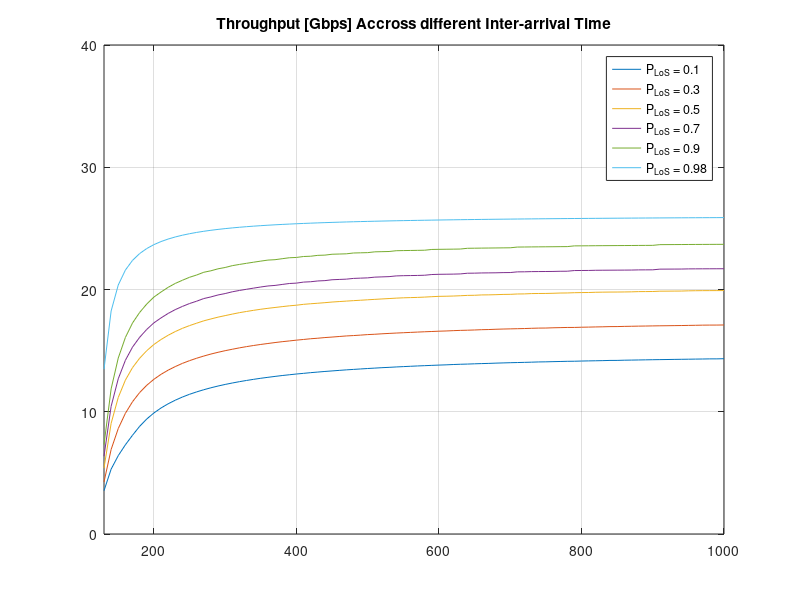

Write the MATLAB code that produced this figure.
clc(); close("all"); clear();

c = 3e8; % speed of light

% Parameters
d = 9.5 : 18; % radius of room -> 18 meters

controlPacketSize = 25 * 8; % bits
dataPacketSize    = 64000 * 8;

dataRates = [157.4, 210.2, 315.4] * 1e9;

nNodes = 50;
nSectors = 30;

interArrivalTimeList = (130 : 10 : 1000) * 1e-6;

T_prop = d / c; % propagation delay across different distances.
T_cts = controlPacketSize / min(dataRates);
T_ack = T_cts;
T_cta = T_cts;
T_rts = T_cts;
T_bo_max = 10e-9;
T_data = dataPacketSize / mean(dataRates);
T_tx = T_cts + T_data + T_ack + 2 * mean(T_prop);
T_wait = 2 * T_cts +  T_bo_max  + 2 * max(T_prop);

S_Results = [];

tCycleMax = nSectors * T_wait + nNodes * T_tx;
t = 1e-9 : 1e-7 : tCycleMax;

for k = 1 : numel(interArrivalTimeList)
    T_ia = interArrivalTimeList(k);
    p = nSectors * T_wait / (T_ia - nNodes * T_tx); % System load.

    n = 0 : nNodes;

    P_n = zeros(1, numel(n)); % probability of n transmission

    f_T_cycle  = zeros(1, numel(t)); % PDF of t_cycle
    f_T_face   = zeros(1, numel(t)); % PDF of t_face
    f_T_wait   = zeros(1, numel(t)); % PDF of t_wait
    f_T_sector = zeros(1, numel(t)); % PDF of t_sector
    t_cycle_n  = zeros(1, nNodes);   % Cycle Time over different n transmissions

    % Compute T_face
    for i = 1 : numel(n)
        % Compute Probability of n transmissions
        P_n(i) = nchoosek(nNodes, n(i)) * (1 - p) ^ (nNodes - n(i)) * p ^ n(i);
        % Compute Cycle Time based on Number of Transmissions
        t_cycle_n(i) = nSectors * T_wait + n(i) * T_tx + nSectors * 2e-6;
        % Find the closest match in your time axis {t} to the computed T_cycle value
        [~, idx] = min(abs(t - t_cycle_n(i)));
        f_T_cycle(idx) = f_T_cycle(idx) + P_n(i);
    end
    for i = 1 : numel(n)
        [~, idx2] = min(abs(t - t_cycle_n(i)));
        f_T_face(1 : idx2) = f_T_face(1 : idx2) + (ones(1, numel(f_T_face(1 : idx2))) .* f_T_cycle(idx2));
    end
    area = trapz(t, f_T_face);
    f_T_face = f_T_face ./ area;

    % T - Wait Time:
    f_T_wait(1) = 1 - p;
    f_T_wait    = f_T_wait + f_T_cycle .* p;
    f_T_wait    = f_T_wait ./ trapz(t, f_T_wait);

    % T - Sector Time
    distance_MCS  = [18, 17.6, 9.5];
    data_rate_MCS = [157.4, 210.2, 315.4] * 1e9;

    MCS_P_m = 1 / numel(distance_MCS); % Probability of m out of M {doing a 1/M}

    for i = 1 : numel(distance_MCS)
        t_prop2 = 3 * distance_MCS(i) / c;
        t_data2 = dataPacketSize / data_rate_MCS(i);
        arg     = T_wait + t_prop2 + T_cts + t_data2 + T_ack;
        [~, idx2] = min(abs(t - arg));
        f_T_sector(1, idx2) = f_T_sector(1, idx2) + MCS_P_m;
    end

    f_T_sector = f_T_sector ./ trapz(t, f_T_sector);

    f_t_conv = conv(f_T_face, f_T_wait);
    f_t_conv = f_t_conv ./ sum(f_t_conv);
    f_t_conv = conv(f_t_conv,f_T_sector);
    f_t_conv = f_t_conv ./ sum(f_t_conv);

    % T_Success:
    big_k = 10;
    P_b = [0.1, 0.4, 0.7, 0.9, 0.98, 0.999999999999999];
    T_cycle_avg = nSectors * T_wait + nNodes * p * T_tx ;
    S_temp = [];
    for P_b_index = 1 : numel(P_b)
        f_T_success  = zeros(1, numel(t));
        f_t_conv2 = [];
        for small_k = 0 : big_k
            scale_constant = (1 - P_b(P_b_index)) ^ (small_k - 1) * P_b(P_b_index);
            [~, idx3] = min(abs(t - T_cycle_avg * small_k));
            f_T_success(1 : idx3) = f_T_success(1 : idx3) + scale_constant;
        end
        f_T_success = f_T_success ./ trapz(t, f_T_success);
        f_t_conv2 = conv(f_t_conv, f_T_success);
        f_t_conv2 = f_t_conv2 ./ sum(f_t_conv2);
        S=0;
        for i = 1 : numel(t)
            S = S + dataPacketSize / t(i) * f_t_conv2(i);
        end
        S_temp = [S_temp, S];
    end
    S_Results = [S_Results, S_temp.'];
end

figure();
for i = 1 : size(S_Results, 1)
    plot(interArrivalTimeList * 1e6, S_Results(i, :) / 1e9);
    hold("on");
end
title("Throughput [Gbps] Accross different Inter-arrival Time");
grid("on");
xlim([min(interArrivalTimeList * 1e6), max(interArrivalTimeList * 1e6)]);
ylim([0, 40]);
legend("P_{LoS} = 0.1", "P_{LoS} = 0.3", "P_{LoS} = 0.5", "P_{LoS} = 0.7", "P_{LoS} = 0.9", "P_{LoS} = 0.98", "P_{LoS} = 1");
